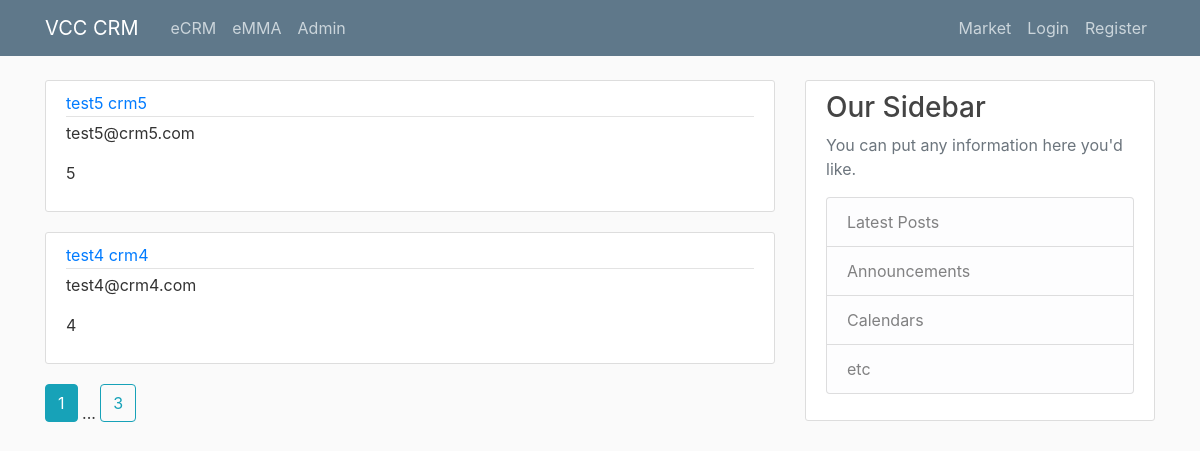
The app's page /home, older data.
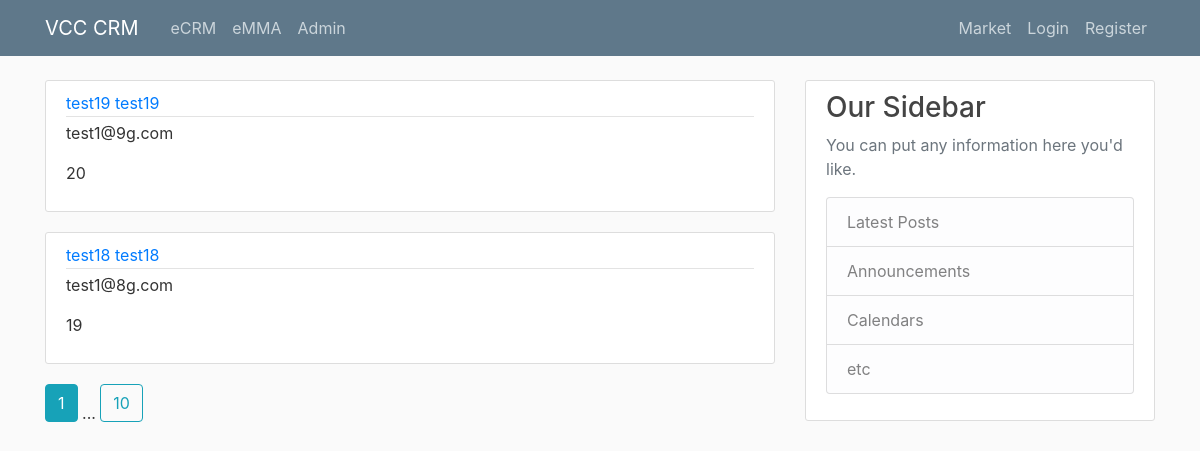
The same page, newer data.
### CRM/models.py (models this page shows, shortened)
class Customer(db.Model):
    cust_id = db.Column(db.Integer, primary_key= True)
    first_name = db.Column(db.String(20), unique=True, nullable =False)
    last_name = db.Column(db.String(20), unique=True, nullable=False)
    email = db.Column(db.String(120), unique=True, nullable=False)
    posts = db.relationship('Addresses', backref = 'customerdata', lazy= True)

### CRM/main/routes.py (the view)
@main.route("/")
@main.route("/home")
def home():
    page = request.args.get('page', 1, type=int)
    customers_data=Customer.query.order_by(Customer.cust_id.desc()).paginate(page=page ,per_page=2)
    return render_template('Home.html', posts= customers_data)

### CRM/Templates/Home.html
{% extends "layout.html" %}
{% block content%}
    {% for customer in posts.items %}
        <article class="media content-section">
          <div class="media-body">
            <div class="article-metadata">
               <a class="mr-2" href="{{ url_for('customers.open_customer', cust_id=customer.cust_id) }}">{{ customer.first_name + ' ' + customer.last_name}}</a>
            </div>
            <p>{{ customer.email}}</p>
            <p>{{customer.cust_id }}</p>
          </div>
        </article>
    {% endfor %}
    {% for page_num in posts.iter_pages(left_edge=1, right_edge=1,left_current=1, right_current=1) %}
        {% if page_num %}
            {% if posts.page == page_num %}
                <a class="btn btn-info mb-4" href="{{url_for('main.home', page=page_num)}}">{{ page_num }}</a>
            {% else %}
                <a class="btn btn-outline-info mb-4" href="{{url_for('main.home', page=page_num)}}">{{ page_num }}</a>
            {% endif %}
        {% else %}
            ...
        {% endif%}
    {% endfor %}
{% endblock content %}

### CRM/Templates/layout.html (shortened to what this page needs)
<!DOCTYPE HTML>
<html>
<head>
    <link rel="stylesheet" href="https://stackpath.bootstrapcdn.com/bootstrap/4.3.1/css/bootstrap.min.css">
    <link rel="stylesheet" type="text/css" href="{{ url_for('static', filename='main.css') }}">
</head>
<body>
<header class="site-header">
      <nav class="navbar navbar-expand-md navbar-dark bg-steel fixed-top">
        <div class="container">
          <a class="navbar-brand mr-4" href="/">VCC CRM</a>
          <div class="collapse navbar-collapse" id="navbarToggle">
            <div class="navbar-nav mr-auto">
              <a class="nav-item nav-link" href="{{ url_for('main.home')}}">eCRM</a>
              <a class="nav-item nav-link" href="{{ url_for('main.home')}}">eMMA</a>
              <a class="nav-item nav-link" href="{{ url_for('main.home')}}">Admin</a>
            </div>
            <div class="navbar-nav">
              <a class="nav-item nav-link" href="{{ url_for('main.home')}}">Market</a>
              {% if current_user.is_authenticated %}
                <a class="nav-item nav-link" href="{{ url_for('users.account')}}"><img class="rounded-circle article-img" src=" {{ url_for('static',filename = 'profile_pics/' + current_user.image_file) }}"></img></a>
                <a class="nav-item nav-link" href="{{ url_for('customers.new_customer')}}">New Customer</a>
                <a class="nav-item nav-link" href="{{ url_for('users.account')}}">Account</a>
                <a class="nav-item nav-link" href="{{ url_for('users.logout')}}">Logout</a>
              {% else %}
                <a class="nav-item nav-link" href="{{ url_for('users.login')}}">Login</a>
                <a class="nav-item nav-link" href="{{ url_for('users.register')}}">Register</a>
              {% endif %}
            </div>
          </div>
        </div>
      </nav>
    </header>
<main role="main" class="container">
 <div class="row">
    <div class="col-md-8">
        {% block content %}
        {% endblock %}
    </div>
     <div class="col-md-4">
          <div class="content-section">
            <h3>Our Sidebar</h3>
            <p class='text-muted'>You can put any information here you'd like.
              <ul class="list-group">
                <li class="list-group-item list-group-item-light">Latest Posts</li>
                <li class="list-group-item list-group-item-light">Announcements</li>
                <li class="list-group-item list-group-item-light">Calendars</li>
                <li class="list-group-item list-group-item-light">etc</li>
              </ul>
            </p>
          </div>
        </div>
      </div>
    </main>
</body></html>

### CRM/static/main.css (style rules this page uses)
body { background: #fafafa; color: #333333; margin-top: 5rem; }
h1, h2, h3, h4, h5, h6 { color: #444444; }
.bg-steel { background-color: #5f788a; }
.site-header .navbar-nav .nav-link { color: #cbd5db; }
.content-section { background: #ffffff; padding: 10px 20px; border: 1px solid #dddddd; border-radius: 3px; margin-bottom: 20px; }
.article-metadata { padding-bottom: 1px; margin-bottom: 4px; border-bottom: 1px solid #e3e3e3 }

Row changes from the older to the newer data that the page shows:
no longer on this page (row unchanged): Customer: first_name+last_name "test5 crm5", email "test5@crm5.com", cust_id "5"
removed Customer: first_name+last_name "test4 crm4", email "test4@crm4.com", cust_id "4"
added Customer: first_name+last_name "test19 test19", email "test1@9g.com", cust_id "20"
added Customer: first_name+last_name "test18 test18", email "test1@8g.com", cust_id "19"
Text that changed along with them:
new list line: "10"
list line gone: "3"
